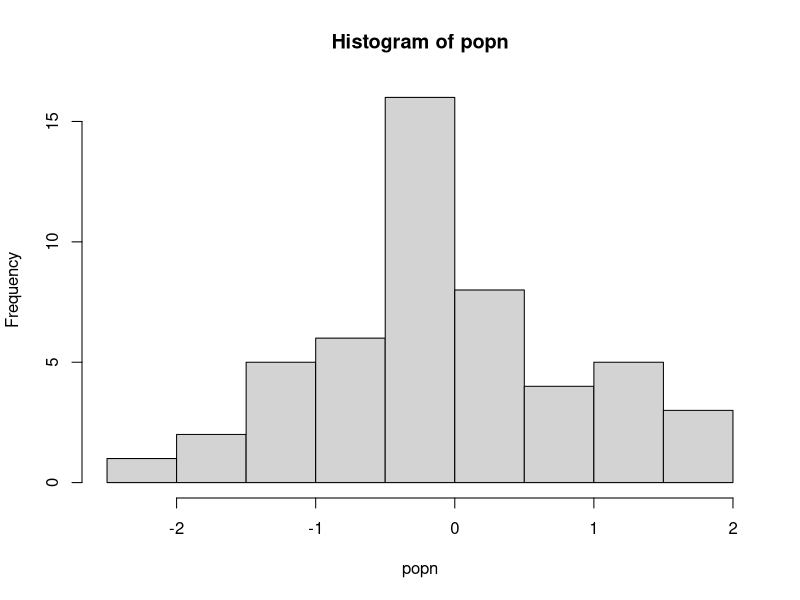

The R source for this figure:
doit <- function(x) {
  #
  temp_x <- sample(x, replace = TRUE)
  if(length(unique(temp_x)) > 30) {#only take mean if sample was sufficient
    print(paste("Mean of this sample was:", as.character(mean(temp_x))))
    return(mean(temp_x))
  } 
  else {
    stop("Couldn't calculate mean: too few unique values!")
  }
}

set.seed(1345) # again, to get the same result for illustration

popn <- rnorm(50) # 50 random numbers

hist(popn)

result <- lapply(1:15, function(i) try(doit(popn), silent = TRUE)) #suppress error messages

result <- vector("list", 15) #Preallocate/Initialize
for(i in 1:15) {
  result[[i]] <- try(doit(popn), silent = TRUE)
}